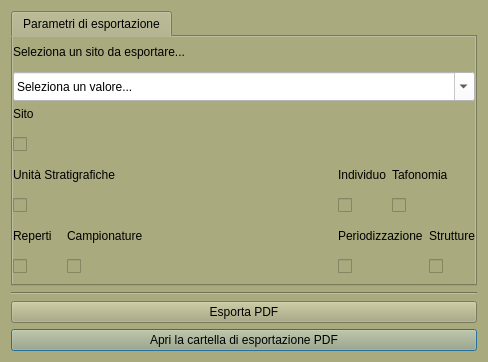
<?xml version="1.0" encoding="UTF-8"?>
<ui version="4.0">
 <class>Dialog_pdf_exp</class>
 <widget class="QDialog" name="Dialog_pdf_exp">
  <property name="windowModality">
   <enum>Qt::NonModal</enum>
  </property>
  <property name="enabled">
   <bool>true</bool>
  </property>
  <property name="geometry">
   <rect>
    <x>0</x>
    <y>0</y>
    <width>488</width>
    <height>362</height>
   </rect>
  </property>
  <property name="minimumSize">
   <size>
    <width>300</width>
    <height>279</height>
   </size>
  </property>
  <property name="maximumSize">
   <size>
    <width>488</width>
    <height>362</height>
   </size>
  </property>
  <property name="cursor">
   <cursorShape>PointingHandCursor</cursorShape>
  </property>
  <property name="windowTitle">
   <string>Impostazioni del sistema</string>
  </property>
  <property name="windowIcon">
   <iconset resource="resources.qrc">
    <normaloff>:/images/directoryExp.png</normaloff>:/images/directoryExp.png</iconset>
  </property>
  <property name="styleSheet">
   <string notr="true">background-color: rgb(170, 170, 127);</string>
  </property>
  <layout class="QGridLayout" name="gridLayout_2">
   <item row="8" column="0">
    <widget class="QPushButton" name="pushButton_open_dir">
     <property name="text">
      <string>Apri la cartella di esportazione PDF</string>
     </property>
     <property name="icon">
      <iconset resource="resources.qrc">
       <normaloff>:/images/directoryExp.png</normaloff>:/images/directoryExp.png</iconset>
     </property>
    </widget>
   </item>
   <item row="7" column="0">
    <widget class="QPushButton" name="pushButton_exp_pdf">
     <property name="text">
      <string>Esporta PDF</string>
     </property>
     <property name="icon">
      <iconset>
       <normaloff>:/images/pdf-icon.jpg</normaloff>:/images/pdf-icon.jpg</iconset>
     </property>
    </widget>
   </item>
   <item row="6" column="0">
    <widget class="Line" name="line">
     <property name="orientation">
      <enum>Qt::Horizontal</enum>
     </property>
    </widget>
   </item>
   <item row="5" column="0">
    <widget class="QTabWidget" name="tabWidget">
     <property name="sizePolicy">
      <sizepolicy hsizetype="Expanding" vsizetype="Expanding">
       <horstretch>200</horstretch>
       <verstretch>200</verstretch>
      </sizepolicy>
     </property>
     <property name="minimumSize">
      <size>
       <width>0</width>
       <height>275</height>
      </size>
     </property>
     <property name="maximumSize">
      <size>
       <width>16777215</width>
       <height>275</height>
      </size>
     </property>
     <property name="currentIndex">
      <number>0</number>
     </property>
     <widget class="QWidget" name="tab">
      <attribute name="title">
       <string>Parametri di esportazione</string>
      </attribute>
      <layout class="QGridLayout" name="gridLayout">
       <property name="leftMargin">
        <number>0</number>
       </property>
       <property name="topMargin">
        <number>0</number>
       </property>
       <property name="rightMargin">
        <number>0</number>
       </property>
       <property name="bottomMargin">
        <number>0</number>
       </property>
       <item row="0" column="0" colspan="4">
        <widget class="QLabel" name="label">
         <property name="text">
          <string>Seleziona un sito da esportare...</string>
         </property>
        </widget>
       </item>
       <item row="1" column="0" colspan="7">
        <widget class="QComboBox" name="comboBox_sito">
         <property name="enabled">
          <bool>true</bool>
         </property>
         <property name="sizePolicy">
          <sizepolicy hsizetype="Preferred" vsizetype="Preferred">
           <horstretch>0</horstretch>
           <verstretch>0</verstretch>
          </sizepolicy>
         </property>
         <property name="minimumSize">
          <size>
           <width>450</width>
           <height>20</height>
          </size>
         </property>
         <property name="mouseTracking">
          <bool>false</bool>
         </property>
         <property name="contextMenuPolicy">
          <enum>Qt::DefaultContextMenu</enum>
         </property>
         <property name="acceptDrops">
          <bool>false</bool>
         </property>
         <property name="styleSheet">
          <string notr="true">background-color: rgb(255, 255, 255);</string>
         </property>
         <property name="editable">
          <bool>true</bool>
         </property>
         <property name="duplicatesEnabled">
          <bool>false</bool>
         </property>
         <property name="frame">
          <bool>true</bool>
         </property>
         <item>
          <property name="text">
           <string>Seleziona un valore...</string>
          </property>
         </item>
        </widget>
       </item>
       <item row="2" column="0">
        <layout class="QVBoxLayout" name="verticalLayout">
         <item>
          <widget class="QLabel" name="label_2">
           <property name="text">
            <string>Sito</string>
           </property>
          </widget>
         </item>
         <item>
          <widget class="QCheckBox" name="checkBox_site">
           <property name="minimumSize">
            <size>
             <width>0</width>
             <height>35</height>
            </size>
           </property>
           <property name="toolTip">
            <string>Scheda US</string>
           </property>
           <property name="text">
            <string/>
           </property>
           <property name="icon">
            <iconset resource="resources.qrc">
             <normaloff>:/images/iconSite.png</normaloff>:/images/iconSite.png</iconset>
           </property>
           <property name="iconSize">
            <size>
             <width>30</width>
             <height>30</height>
            </size>
           </property>
          </widget>
         </item>
        </layout>
       </item>
       <item row="2" column="1" colspan="6">
        <spacer name="horizontalSpacer_3">
         <property name="orientation">
          <enum>Qt::Horizontal</enum>
         </property>
         <property name="sizeHint" stdset="0">
          <size>
           <width>378</width>
           <height>20</height>
          </size>
         </property>
        </spacer>
       </item>
       <item row="3" column="0" colspan="2">
        <layout class="QVBoxLayout" name="verticalLayout_2">
         <item>
          <widget class="QLabel" name="label_3">
           <property name="text">
            <string>Unità Stratigrafiche</string>
           </property>
          </widget>
         </item>
         <item>
          <widget class="QCheckBox" name="checkBox_US">
           <property name="minimumSize">
            <size>
             <width>0</width>
             <height>35</height>
            </size>
           </property>
           <property name="toolTip">
            <string>Scheda US</string>
           </property>
           <property name="text">
            <string/>
           </property>
           <property name="icon">
            <iconset resource="resources.qrc">
             <normaloff>:/images/iconPAI.png</normaloff>:/images/iconPAI.png</iconset>
           </property>
           <property name="iconSize">
            <size>
             <width>30</width>
             <height>30</height>
            </size>
           </property>
          </widget>
         </item>
        </layout>
       </item>
       <item row="3" column="2" colspan="2">
        <spacer name="horizontalSpacer_2">
         <property name="orientation">
          <enum>Qt::Horizontal</enum>
         </property>
         <property name="sizeHint" stdset="0">
          <size>
           <width>194</width>
           <height>20</height>
          </size>
         </property>
        </spacer>
       </item>
       <item row="3" column="4">
        <layout class="QVBoxLayout" name="verticalLayout_3">
         <item>
          <widget class="QLabel" name="label_4">
           <property name="text">
            <string>Individuo</string>
           </property>
          </widget>
         </item>
         <item>
          <widget class="QCheckBox" name="checkBox_individui">
           <property name="minimumSize">
            <size>
             <width>0</width>
             <height>35</height>
            </size>
           </property>
           <property name="toolTip">
            <string>Individui</string>
           </property>
           <property name="text">
            <string/>
           </property>
           <property name="icon">
            <iconset resource="resources.qrc">
             <normaloff>:/images/iconIND.png</normaloff>:/images/iconIND.png</iconset>
           </property>
           <property name="iconSize">
            <size>
             <width>30</width>
             <height>30</height>
            </size>
           </property>
          </widget>
         </item>
        </layout>
       </item>
       <item row="3" column="5" colspan="2">
        <layout class="QVBoxLayout" name="verticalLayout_6">
         <item>
          <widget class="QLabel" name="label_7">
           <property name="text">
            <string>Tafonomia</string>
           </property>
          </widget>
         </item>
         <item>
          <widget class="QCheckBox" name="checkBox_tafonomia">
           <property name="minimumSize">
            <size>
             <width>0</width>
             <height>35</height>
            </size>
           </property>
           <property name="toolTip">
            <string>Tafonomia</string>
           </property>
           <property name="text">
            <string/>
           </property>
           <property name="icon">
            <iconset resource="resources.qrc">
             <normaloff>:/images/iconGrave.png</normaloff>:/images/iconGrave.png</iconset>
           </property>
           <property name="iconSize">
            <size>
             <width>30</width>
             <height>30</height>
            </size>
           </property>
           <property name="tristate">
            <bool>false</bool>
           </property>
          </widget>
         </item>
        </layout>
       </item>
       <item row="4" column="0">
        <layout class="QVBoxLayout" name="verticalLayout_4">
         <item>
          <widget class="QLabel" name="label_5">
           <property name="text">
            <string>Reperti</string>
           </property>
          </widget>
         </item>
         <item>
          <widget class="QCheckBox" name="checkBox_reperti">
           <property name="minimumSize">
            <size>
             <width>0</width>
             <height>35</height>
            </size>
           </property>
           <property name="toolTip">
            <string>Inventario Materiali</string>
           </property>
           <property name="text">
            <string/>
           </property>
           <property name="icon">
            <iconset resource="resources.qrc">
             <normaloff>:/images/finds.png</normaloff>:/images/finds.png</iconset>
           </property>
           <property name="iconSize">
            <size>
             <width>30</width>
             <height>30</height>
            </size>
           </property>
          </widget>
         </item>
        </layout>
       </item>
       <item row="4" column="1" colspan="2">
        <layout class="QVBoxLayout" name="verticalLayout_5">
         <item>
          <widget class="QLabel" name="label_6">
           <property name="text">
            <string>Campionature</string>
           </property>
          </widget>
         </item>
         <item>
          <widget class="QCheckBox" name="checkBox_campioni">
           <property name="minimumSize">
            <size>
             <width>0</width>
             <height>35</height>
            </size>
           </property>
           <property name="toolTip">
            <string>Tafonomia</string>
           </property>
           <property name="text">
            <string/>
           </property>
           <property name="icon">
            <iconset resource="resources.qrc">
             <normaloff>:/images/champion.png</normaloff>:/images/champion.png</iconset>
           </property>
           <property name="iconSize">
            <size>
             <width>30</width>
             <height>30</height>
            </size>
           </property>
           <property name="tristate">
            <bool>false</bool>
           </property>
          </widget>
         </item>
        </layout>
       </item>
       <item row="4" column="3">
        <spacer name="horizontalSpacer">
         <property name="orientation">
          <enum>Qt::Horizontal</enum>
         </property>
         <property name="sizeHint" stdset="0">
          <size>
           <width>157</width>
           <height>20</height>
          </size>
         </property>
        </spacer>
       </item>
       <item row="4" column="4" colspan="2">
        <layout class="QVBoxLayout" name="verticalLayout_8">
         <item>
          <widget class="QLabel" name="label_9">
           <property name="text">
            <string>Periodizzazione</string>
           </property>
          </widget>
         </item>
         <item>
          <widget class="QCheckBox" name="checkBox_periodo">
           <property name="minimumSize">
            <size>
             <width>0</width>
             <height>35</height>
            </size>
           </property>
           <property name="toolTip">
            <string>Periodizzazione</string>
           </property>
           <property name="text">
            <string/>
           </property>
           <property name="icon">
            <iconset resource="resources.qrc">
             <normaloff>:/images/iconPER.png</normaloff>:/images/iconPER.png</iconset>
           </property>
           <property name="iconSize">
            <size>
             <width>30</width>
             <height>30</height>
            </size>
           </property>
          </widget>
         </item>
        </layout>
       </item>
       <item row="4" column="6">
        <layout class="QVBoxLayout" name="verticalLayout_7">
         <item>
          <widget class="QLabel" name="label_8">
           <property name="text">
            <string>Strutture</string>
           </property>
          </widget>
         </item>
         <item>
          <widget class="QCheckBox" name="checkBox_struttura">
           <property name="minimumSize">
            <size>
             <width>0</width>
             <height>35</height>
            </size>
           </property>
           <property name="toolTip">
            <string>Strutture</string>
           </property>
           <property name="autoFillBackground">
            <bool>false</bool>
           </property>
           <property name="text">
            <string/>
           </property>
           <property name="icon">
            <iconset resource="resources.qrc">
             <normaloff>:/images/iconStrutt.png</normaloff>:/images/iconStrutt.png</iconset>
           </property>
           <property name="iconSize">
            <size>
             <width>30</width>
             <height>30</height>
            </size>
           </property>
           <property name="autoRepeatInterval">
            <number>100</number>
           </property>
           <property name="tristate">
            <bool>false</bool>
           </property>
          </widget>
         </item>
        </layout>
       </item>
      </layout>
     </widget>
    </widget>
   </item>
  </layout>
 </widget>
 <resources>
  <include location="resources.qrc"/>
 </resources>
 <connections/>
</ui>
